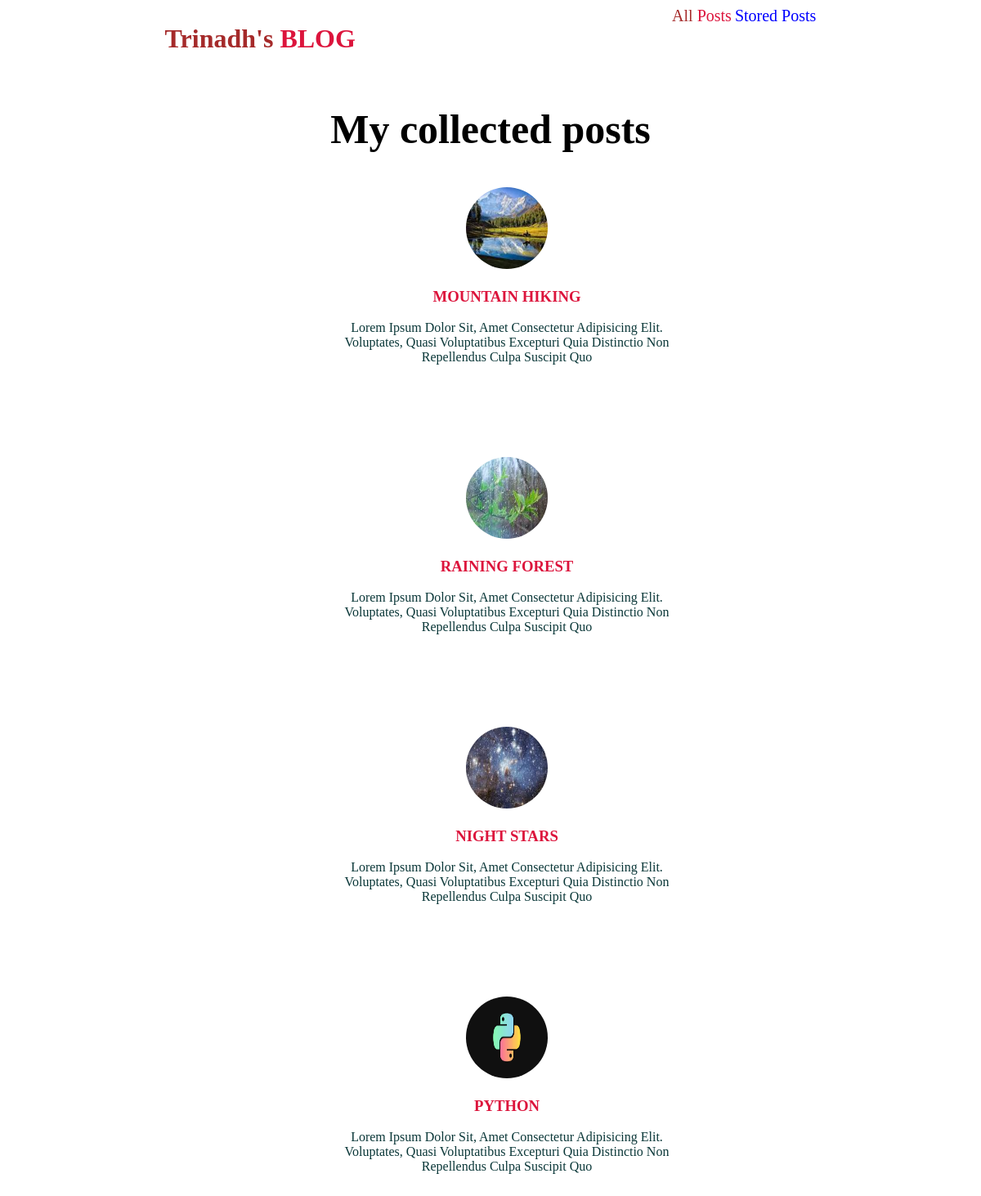
The page /posts on the database its author committed.
### blog/models.py (models this page shows, shortened)
class Post(models.Model):
    title = models.CharField(max_length=100)
    author = models.ForeignKey(Author,on_delete=models.SET_NULL,null=True,related_name="posts")
    excerpt = models.CharField(max_length=200)
    image = models.ImageField(upload_to="posts",null=True)
    date = models.DateField(auto_now=True)
    slug = models.SlugField(unique=True)
    content = models.TextField(validators=[MinLengthValidator(50)])
    tags = models.ManyToManyField(Tag)

### blog/views.py (the view)
# urls.py: path('posts',views.AllPostsView.as_view(),name='posts'),
class AllPostsView(ListView):
    template_name = "blog/all-posts.html"
    model = Post
    ordering = ["-date"]
    context_object_name = "posts"

### blog/templates/blog/all-posts.html (shortened to what this page needs)
{% extends 'base.html' %}
{% load static %}
{% block content %}
<section id="all-posts">
    <h2 style="text-align: center;font-size: 50px;">My collected posts</h2>
    <ul style="display: flex;flex-direction: column;flex-wrap: wrap;align-items: center;">
       {% for post in posts %}
            {% include 'blog/includes/post.html' %}
       {% endfor %}
    </ul>
</section>
{% endblock %}

### blog/templates/blog/includes/post.html (shortened to what this page needs)
<li style="text-align: center; height: 40vh;width: 50vh;list-style: none;justify-content:center; align-items: center;padding-bottom: 10px;overflow-y: hidden;">
    <article class="post">
        <a href="{% url 'single-post-page' post.slug %}" style="text-decoration: none;">
            <img src="{{post.image.url}}" alt="{{post.title}}" style="height: 100px;width: 100px;border-radius: 50%;">
            <div class="post__content" style="text-decoration: none;">
                <h3 style="color: crimson;">{{post.title|upper}}</h3>
                <p style="color: rgb(10, 55, 56);">{{post.excerpt|title}}</p>
            </div>
        </a>
    </article>
</li>

### rows shown on the page
Post: image (picture), title "MOUNTAIN HIKING", excerpt "Lorem Ipsum Dolor Sit, Amet Consectetur Adipisicing Elit. Voluptates, Quasi Voluptatibus Excepturi Quia Distinctio Non Repellendus Culpa Suscipit Quo"
Post: image (picture), title "RAINING FOREST", excerpt "Lorem Ipsum Dolor Sit, Amet Consectetur Adipisicing Elit. Voluptates, Quasi Voluptatibus Excepturi Quia Distinctio Non Repellendus Culpa Suscipit Quo"
Post: image (picture), title "NIGHT STARS", excerpt "Lorem Ipsum Dolor Sit, Amet Consectetur Adipisicing Elit. Voluptates, Quasi Voluptatibus Excepturi Quia Distinctio Non Repellendus Culpa Suscipit Quo"
Post: image (picture), title "PYTHON", excerpt "Lorem Ipsum Dolor Sit, Amet Consectetur Adipisicing Elit. Voluptates, Quasi Voluptatibus Excepturi Quia Distinctio Non Repellendus Culpa Suscipit Quo"
